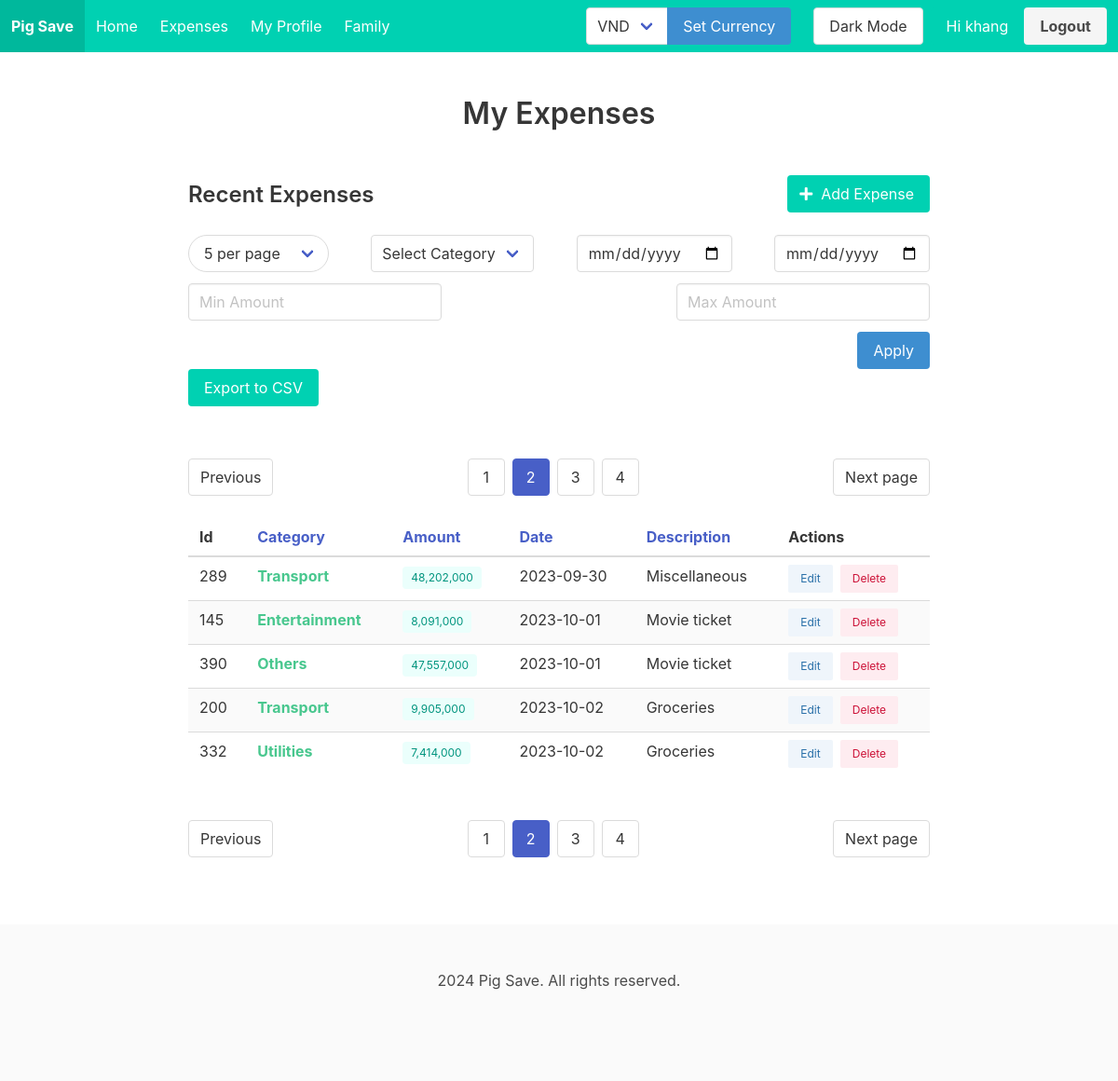
The app's page /expenses?page=2&size=5&sort_order=asc&sort_by=date (signed in) with its own data.
### tables this page shows
CREATE TABLE users (
            id INTEGER PRIMARY KEY AUTOINCREMENT,
            username TEXT NOT NULL UNIQUE,
            name TEXT,
            language TEXT,
            age INTERGER,
            password TEXT NOT NULL
        );

CREATE TABLE expenses (
            id INTEGER PRIMARY KEY AUTOINCREMENT,
            user_id INTEGER NOT NULL,
            amount REAL NOT NULL,
            category TEXT,
            description TEXT,
            date TEXT NOT NULL,
           FOREIGN KEY (user_id) REFERENCES users (id)
        );

### routes.py (the view)
@routes.route('/expenses')
@login_required
def expenses():
    user_id = current_user.id
    page = request.args.get('page', 1, type=int)
    size = request.args.get('size', 5, type=int)
    sort_by = request.args.get('sort_by', 'date')
    sort_order = request.args.get('sort_order', 'asc')
    filters = {key: request.args.get(key) for key in ['category', 'start_date', 'end_date', 'min_amount', 'max_amount']}
    expenses, total_expenses = Expense.get_expenses(user_id, page, size, filters, sort_by, sort_order)
    total_pages = math.ceil(total_expenses / size)
    max_pages_displayed = 4
    start_page = max(1, page - 2)
    end_page = min(total_pages, start_page + max_pages_displayed - 1)
    if end_page - start_page < max_pages_displayed - 1:
        start_page = max(1, end_page - max_pages_displayed + 1)
    return render_template('expense/list.html',
                           expenses=expenses,
                           page=page,
                           total_pages=total_pages,
                           end_page=end_page,
                           start_page=start_page,
                           filters=filters,
                           size=size,
                           sort_by=sort_by,
                           sort_order=sort_order)

### main.py (called while the page is built)
@app.before_request
def load_user_language():
    if current_user.is_authenticated:
        conn = sqlite3.connect('pig_save.db')
        cursor = conn.cursor()
        cursor.execute("SELECT language FROM users WHERE id = ?", (current_user.id,))
        result = cursor.fetchone()
        if result:
            g.language = result[0]
        else:
            g.language = None

def get_locale():
    language = getattr(g, 'language', None)
    if language is not None:
        return language
    return request.accept_languages.best_match(['vi', 'en'])

@login_manager.user_loader
def load_user(id):
    from models.user import User
    return User.getUser(id)

### models/user.py (called while the page is built)
    def getUser(user_id):
        conn = sqlite3.connect('pig_save.db')
        cursor = conn.cursor()
        cursor.execute('SELECT id, username, name, language, age FROM users WHERE id = ?', (user_id,))
        user = cursor.fetchone()
        conn.close()
        if user:
            return User(user[0], user[1], user[2], user[3], user[4])
        return None

### templates/expense/list.html (shortened to what this page needs)
{% extends "base.html" %}
{% block content %}
<section class="section">
  <div class="container">
    <div class="columns is-centered">
      <div class="column is-10">
        <h1 class="title has-text-centered is-3 mb-6">My Expenses</h1>
        <div class="level">
          <div class="level-left">
            <div class="level-item">
              <h2 class="title is-4">Recent Expenses</h2>
            </div>
          </div>
          <div class="level-right">
            <div class="level-item">
              <button id="openExpenseDialog" class="button is-primary">
                <span class="icon">
                  <i class="fas fa-plus"></i>
                </span>
                <span>Add Expense</span>
              </button>
            </div>
          </div>
        </div>
          <form method="get" action="{{ url_for('main.expenses') }}" class="mb-5 filter-form">
            <div class="field is-grouped is-justify-content-space-between is-grouped-multiline is-flex-wrap-wrap">
                <div class="control">
                    <div class="select is-rounded">
                      <select name="size" id="size" onchange="this.form.submit()">
                        <option value="5" {% if size == 5 %}selected{% endif %}>5 per page</option>
                      </select>
                    </div>
                  </div>
                <div class="control">
                  <div class="select">
                    <select name="category">
                        <option value="">Select Category</option>
                    </select>
                  </div>
                </div>
                <div class="control">
                  <input class="input" type="date" name="start_date" value="{{ filters.start_date }}" placeholder="Start Date">
                </div>
                <div class="control">
                  <input class="input" type="date" name="end_date" value="{{ filters.end_date }}" placeholder="End Date">
                </div>
                <div class="control">
                  <input class="input" type="number" step="10000" name="min_amount" placeholder="Min Amount" value="{{ filters.min_amount }}">
                </div>
                <div class="control">
                  <input class="input" type="number" step="10000" name="max_amount" placeholder="Max Amount" value="{{ filters.max_amount }}">
                </div>
            </div>
            <div class="control is-flex is-justify-content-flex-end">
                <button type="submit" class="button is-info">Apply</button>
            </div>
            <div class="buttons">
              <a class="button is-primary" href="{{ url_for('main.export_expenses_csv') }}">
                  Export to CSV
              </a>
          </div>
            <nav class="pagination is-centered mt-6" role="navigation">
                <a class="pagination-previous" {% if page > 1 %}href="{{ url_for('main.expenses', page=page-1, size=size, sort_order=sort_order, sort_by=sort_by) }}"{% else %}disabled{% endif %}>Previous</a>
                <a class="pagination-next" {% if page < total_pages %}href="{{ url_for('main.expenses', page=page+1, size=size, sort_order=sort_order, sort_by=sort_by) }}"{% else %}disabled{% endif %}>Next page</a>
                <ul class="pagination-list">
                  {% for p in range(start_page, end_page + 1) %}
                    <li>
                      <a class="pagination-link {% if p == page %}is-current{% endif %}" href="{{ url_for('main.expenses', page=p, size=size, sort_order=sort_order, sort_by=sort_by) }}">{{ p }}</a>
                    </li>
                  {% endfor %}
                </ul>
              </nav>
            <div class="table-container">
              <table class="table is-striped is-hoverable is-fullwidth">
                <thead>
                    <tr>
                      <th>
                        Id
                      </th>
                      <th>
                        <a href="{{ url_for('main.expenses', sort_by='category', sort_order='desc' if sort_by == 'category' and sort_order == 'asc' else 'asc', page=page, size=size, **filters) }}">
                          Category
                        </a>
                      </th>
                      <th>
                        <a href="{{ url_for('main.expenses', sort_by='amount', sort_order='desc' if sort_by == 'amount' and sort_order == 'asc' else 'asc', page=page, size=size, **filters) }}">
                          Amount
                        </a>
                      </th>
                      <th>
                        <a href="{{ url_for('main.expenses', sort_by='date', sort_order='desc' if sort_by == 'date' and sort_order == 'asc' else 'asc', page=page, size=size, **filters) }}">
                            Date
                          </a>
                      </th>
                      <th>
                        <a href="{{ url_for('main.expenses', sort_by='description', sort_order='desc' if sort_by == 'description' and sort_order == 'asc' else 'asc', page=page, size=size, **filters) }}">
                          Description
                        </a>
                      </th>
                      <th>Actions</th>
                    </tr>
                  </thead>
                {% if expenses %}
                <tbody>
                  {% for expense in expenses %}
                    <tr>
                      <td>{{ expense[0] }}</td>
                      <td>
                        <strong class="has-text-success">{{ expense[3] }}</strong>
                      </td>
                      <td>
                        <span class="tag is-primary is-light">{{ '{:,.0f}'.format(expense[2]) }}</span>
                      </td>
                      <td>{{ expense[5] }}</td>
                      <td>{{ expense[4] }}</td>
                      <td>
                        <div class="buttons are-small">
                            <button type="button" class="button is-info is-light" onclick="editExpense('{{ expense[0] }}', '{{ expense[4] }}', '{{ expense[3] }}', '{{ expense[5] }}', '{{ expense[2] }}')">Edit</button>
                            <button type="button" class="button is-danger is-light" onclick="deleteExpense('{{ expense[0] }}')">Delete</button>
                        </div>
                      </td>
                    </tr>
                  {% endfor %}
                  {% else %}
                  <td colspan="5" class="has-text-centered is-centered is-size-4 is-bold">No records</td>
                </div>
            {% endif %}
                </tbody>
              </table>
            </div>
            <nav class="pagination is-centered mt-6" role="navigation" >
              <a class="pagination-previous" {% if page > 1 %}href="{{ url_for('main.expenses', page=page-1, size=size, sort_order=sort_order, sort_by=sort_by) }}"{% else %}disabled{% endif %}>Previous</a>
              <a class="pagination-next" {% if page < total_pages %}href="{{ url_for('main.expenses', page=page+1, size=size, sort_order=sort_order, sort_by=sort_by) }}"{% else %}disabled{% endif %}>Next page</a>
              <ul class="pagination-list">
                {% for p in range(start_page, end_page + 1) %}
                  <li>
                    <a class="pagination-link {% if p == page %}is-current{% endif %}" href="{{ url_for('main.expenses', page=p, size=size, sort_order=sort_order, sort_by=sort_by) }}">{{ p }}</a>
                  </li>
                {% endfor %}
              </ul>
            </nav>
      </div>
    </div>
  </div>
</section>
{% endblock %}

### templates/base.html (shortened to what this page needs)
<!DOCTYPE html>
<html lang="en">
  <head>
    <link
      rel="stylesheet"
      href="https://cdn.jsdelivr.net/npm/bulma@0.9.3/css/bulma.min.css"
    />
    <link
      rel="stylesheet"
      href="https://cdnjs.cloudflare.com/ajax/libs/font-awesome/5.15.3/css/all.min.css"
    />
    <link rel="stylesheet" href="static/css/darkmode.css">
  </head>
  <body>
    <nav
      class="navbar is-primary"
      role="navigation"
    >
      <div class="navbar-brand">
        <a class="navbar-item" href="{{ url_for('main.dashboard') }}">
          <strong>Pig Save</strong>
        </a>
      </div>
      <div id="navbarBasicExample" class="navbar-menu">
        <div class="navbar-start">
          <a class="navbar-item" href="{{ url_for('main.dashboard') }}">
            {{_('Home')}}
          </a>
          <a class="navbar-item" href="{{ url_for('main.expenses') }}">
            {{_('Expenses')}}
          </a>
          <a class="navbar-item" href="{{ url_for('main.profile') }}">
            {{_('My Profile')}}
          </a>
          <a class="navbar-item" href="{{ url_for('main.family') }}">
            {{_('Family')}}
          </a>
        </div>
        {% if current_user.is_authenticated %}
        {% if current_user.is_authenticated %}
<div class="navbar-end">
  <div class="navbar-item">
    <form method="POST" action="{{ url_for('main.update_currency') }}" class="field has-addons">
      <div class="control">
        <div class="select">
          <select name="currency" id="currency">
            <option value="VND" {% if session.get('currency') == 'VND' %}selected{% endif %}>VND</option>
          </select>
        </div>
      </div>
      <div class="control">
        <button type="submit" class="button is-info">Set Currency</button>
      </div>
    </form>
  </div>
  <div class="navbar-item">
    <div class="buttons">
      <button id="theme-toggle" class="button">Dark Mode</button>
      <a href="{{ url_for('main.profile') }}">
        <span class="button is-primary">Hi {{ current_user.username }}</span>
      </a>
      <a class="button is-light" href="{{ url_for('main.logout') }}">
        <strong>{{_('Logout')}}</strong>
      </a>
    </div>
  </div>
</div>
{% endif %}
        {% endif %}
      </div>
    </nav>
    <main>{% block content %} {% endblock %}</main>
    <footer class="footer">
      <div class="content has-text-centered">
        <p>2024 Pig Save. All rights reserved.</p>
      </div>
    </footer>
  </body>
</html>

### templates/base.html (style rules this page uses)
.filter-form .control { margin-right: 0 !important; margin-left: 0; }

### records on screen
users: username "khang"
expenses: id "289", category "Transport", amount "48,202,000", date "2023-09-30", description "Miscellaneous"
expenses: id "145", category "Entertainment", amount "8,091,000", date "2023-10-01", description "Movie ticket"
expenses: id "390", category "Others", amount "47,557,000", date "2023-10-01", description "Movie ticket"
expenses: id "200", category "Transport", amount "9,905,000", date "2023-10-02", description "Groceries"
expenses: id "332", category "Utilities", amount "7,414,000", date "2023-10-02", description "Groceries"

### other values on screen
{{ p }} "1" "2" "3" "4"
